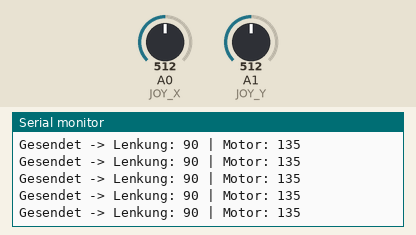
Recording of a sketch running on a simulated Arduino Uno, built with avr-gcc and run on an emulated ATmega328P. Shown: the last lines printed to the serial monitor. The inputs (shaded band) are chosen by the test bench; at power-on: A0 (JOY_X) = 512, A1 (JOY_Y) = 512.

Above: at 1.2 s.
1.3 s: A0 (JOY_X) set to 611
At 1.43 s:
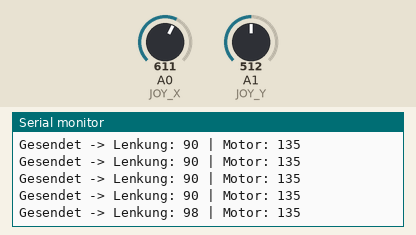
4.3 s: A0 (JOY_X) set to 643
At 4.39 s:
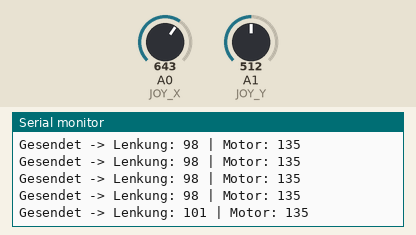
5.8 s: A1 (JOY_Y) set to 121
At 5.83 s:
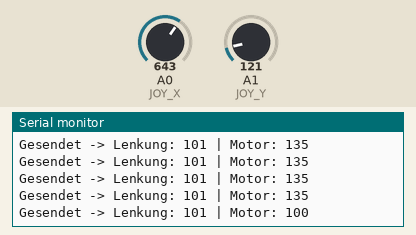
7.3 s: A1 (JOY_Y) set to 105
At 7.38 s:
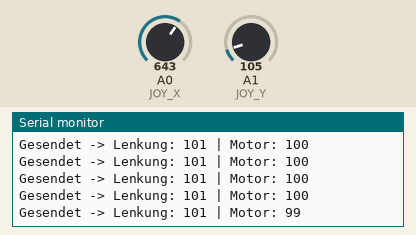
Timing chart, 0 to 10.3 s (numbered marks = the images above; inputs shaded):
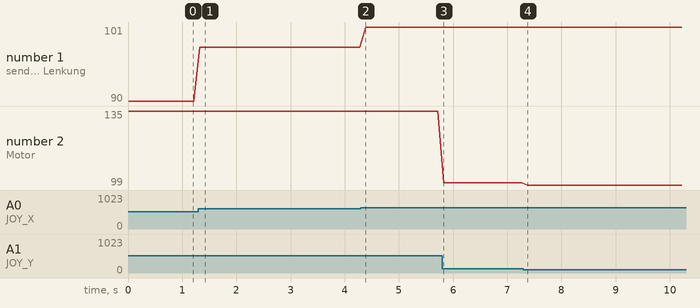

The sketch:

sender2.ino
```cpp
#include <SoftwareSerial.h>

// Bluetooth Pins
#define BT_TX 2  // Bluetooth TX-Pin
#define BT_RX 3  // Bluetooth RX-Pin

// Joystick Pins
#define JOY_X A0 // X-Achse (Lenkung)
#define JOY_Y A1 // Y-Achse (Geschwindigkeit)

SoftwareSerial BTSerial(BT_TX, BT_RX);

void setup() {
    BTSerial.begin(9600);
    Serial.begin(9600);
}

void loop() {
    int joystickX = analogRead(JOY_X);
    int joystickY = analogRead(JOY_Y);

    // Joystick-Werte anpassen
    int lenkung = map(joystickX, 0, 1023, 45, 135);
    int motor = map(joystickY, 0, 1023, 90, 180);

    // Werte senden
    BTSerial.print(lenkung);
    BTSerial.print(",");
    BTSerial.println(motor);

    // Debugging
    Serial.print("Gesendet -> Lenkung: ");
    Serial.print(lenkung);
    Serial.print(" | Motor: ");
    Serial.println(motor);

    delay(100);
}
```

Measured:
- after the input at 1.3 s, the serial monitor: prints a new line at once (image 1)
- after the input at 4.3 s, the serial monitor: prints a new line after 0.09 s (image 2)
- after the input at 5.8 s, the serial monitor: prints a new line at once (image 3)
- after the input at 7.3 s, the serial monitor: prints a new line after 0.08 s (image 4)
- plotted number 1: 90 → 98 after the input at 1.3 s, 98 → 101 after the input at 4.3 s
- plotted number 2: 135 → 100 after the input at 5.8 s, 100 → 99 after the input at 7.3 s
